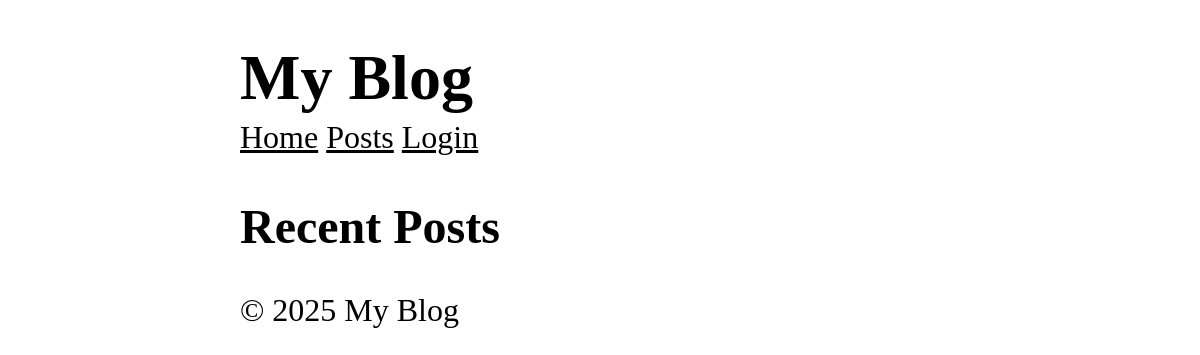
/, run on an earlier commit of the app's database.
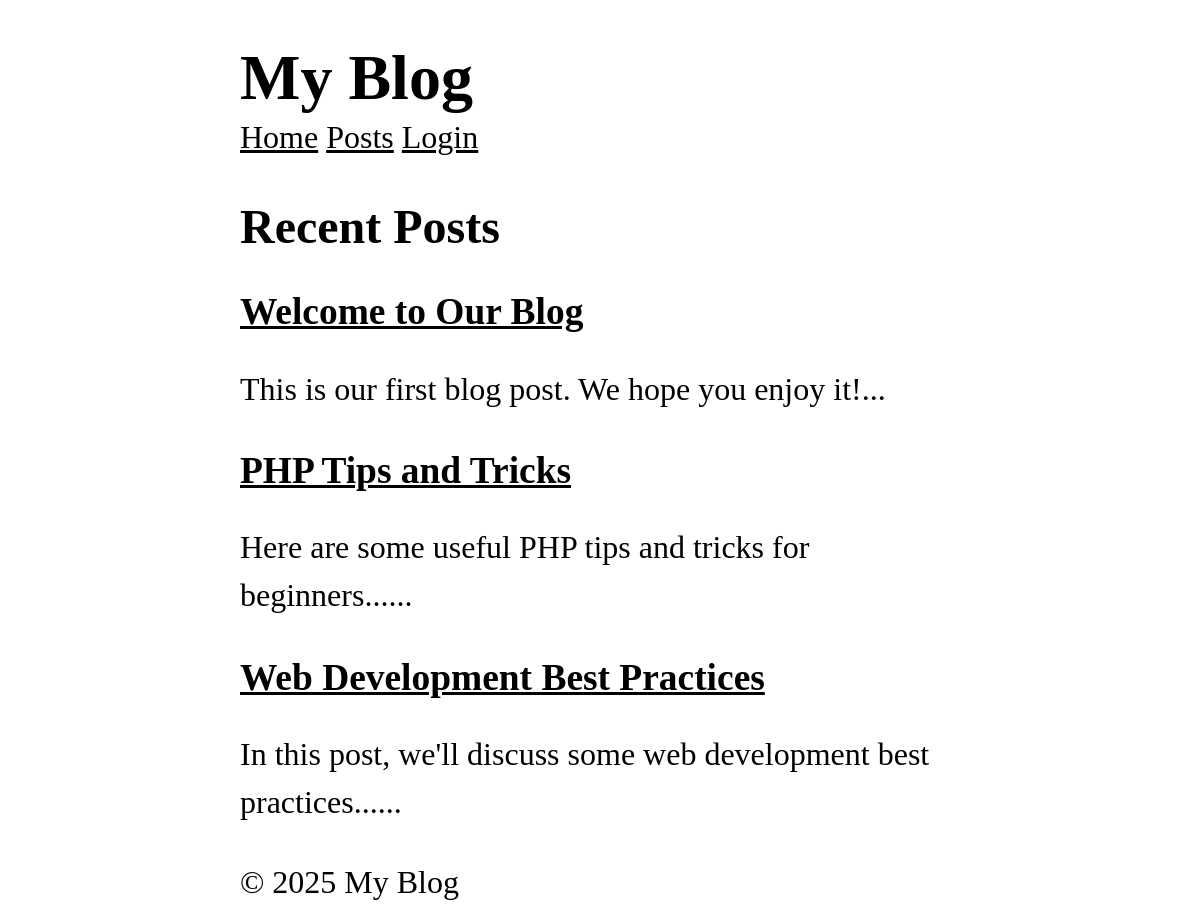
And on a later commit of the database.
### tables this page shows
CREATE TABLE posts (
  id INTEGER PRIMARY KEY AUTOINCREMENT,
  title TEXT NOT NULL,
  content TEXT NOT NULL,
  views INTEGER DEFAULT 0,
  user_id INTEGER NOT NULL,
  created_at DATETIME DEFAULT CURRENT_TIMESTAMP,
  FOREIGN KEY (user_id) REFERENCES users (id)
);

### core/App.php (called while the page is built, shortened)
<?php
class App {
  protected static $container = [];
  public static function bind(string $key, mixed $value): void {
    static::$container[$key] = $value;
  }
  public static function get(string $key): mixed {
    return static::$container[$key];
  }
}

### app/Models/Post.php (called while the page is built, shortened)
<?php
class Post extends Model
{
  protected static string $table = 'posts';
  public static function getRecent(?int $limit = null, ?int $page = null, ?string $search = null)
  {
    $db = App::get('database');
    $query = "SELECT * FROM " . static::$table;
    $params = [];
    $query .= " ORDER BY created_at DESC";
    if ($limit !== null) {
      $query .= " LIMIT ?";
      $params[] = $limit;
    }
    return $db->fetchAll($query, $params, static::class);
  }
}

### core/Database.php (called while the page is built, shortened)
<?php
class Database
{
  protected $pdo;
  public function __construct(array $config)
  {
    try {
      $dsn = $this->createDsn($config);
      $username = $config['username'] ?? null;
      $password = $config['password'] ?? null;
      $options = $config['options'] ?? null;
      $this->pdo = new PDO($dsn, $username, $password, $options);
      $this->pdo->setAttribute(PDO::ATTR_ERRMODE, PDO::ERRMODE_EXCEPTION);
    } catch (PDOException $e) {
      throw new Exception("Could not connect to the database");
    }
  }
  protected function createDsn(array $config): string
  {
    $driver = $config['driver'];
    $dbname = $config['dbname'];
    return match ($driver) {
      'sqlite' => "sqlite:$dbname",
      default => throw new Exception("Unsupported database driver: $driver")
    };
  }
  public function query(string $sql, array $params = []): PDOStatement
  {
    $stmt = $this->pdo->prepare($sql);
    $stmt->execute($params);
    return $stmt;
  }
  public function fetchAll(string $sql, array $params = [], ?string $className = null): array
  {
    $stmt = $this->query($sql, $params);
    if ($className) {
      $results = $stmt->fetchAll(PDO::FETCH_ASSOC);
      return array_map(function ($row) use ($className) {
        $object = new $className();
        foreach ($row as $key => $value) {
          if (property_exists($object, $key)) {
            $object->$key = $value;
          }
        }
        return $object;
      }, $results);
    }
    return $stmt->fetchAll(PDO::FETCH_ASSOC);
  }
}

### app/Controllers/HomeController.php (called while the page is built, shortened)
<?php
class HomeController {
  public function index() {
    $posts = Post::getRecent(5);
    return View::render(
      template: 'home/index',
      data: [
        'posts' => $posts
      ],
      layout: 'layouts/main'
    );
  }
}

### core/Router.php (called while the page is built, shortened)
<?php
class Router
{
  protected array $routes = [];
  protected array $globalMiddleware = [];
  protected array $routeMiddleware = [];
  public function add(string $method, string $uri, string $controller, array $middlewares = []): void
  {
    $this->routes[] = [
      'method' => $method,
      'uri' => $uri,
      'controller' => $controller,
      'middlewares' => $middlewares
    ];
  }
  public function addGlobalMiddleware(string $middleware): void
  {
    $this->globalMiddleware[] = $middleware;
  }
  public function addRouteMiddleware(string $name, string $middleware): void
  {
    $this->routeMiddleware[$name] = $middleware;
  }
  public function dispatch(string $uri, string $method): string
  {
    $route = $this->findRoute($uri, $method);
    $middlewares = [
      ...$this->globalMiddleware,
      ...array_map(
        fn($name) => $this->routeMiddleware[$name],
        $route['middlewares']
      )
    ];
    return $this->runMiddleware(
      $middlewares,
      function () use ($route) {
        [$controller, $action] = explode('@', $route['controller']);
        return $this->callAction($controller, $action, $route['params']);
      }
    );
  }
  protected function runMiddleware(array $middlewares, callable $target): mixed
  {
    $next = $target;
    foreach (array_reverse($middlewares) as $middleware) {
      $next = function () use ($middleware, $next) {
        error_log("Middleware: running $middleware");
        return (new $middleware)->handle($next);
      };
    }
    return $next();
  }
  protected function findRoute(string $uri, string $method): ?array
  {
    foreach ($this->routes as $route) {
      $params = $this->matchRoute($route['uri'], $uri);
      if ($params !== null && $route['method'] === $method) {
        return [...$route, 'params' => $params];
      }
    }
    return null;
  }
  protected function matchRoute(string $routeUri, string $requestUri): ?array
  {
    $params = [];
    return $params;
  }
  protected function callAction(string $controller, string $action, array $params): string
  {
    return (new $controllerClass)->$action(...$params);
  }
}

### app/Middlewares/CSRF.php (called while the page is built, shortened)
<?php
class CSRF implements Middleware
{
  public function handle(callable $next)
  {
    return $next();
  }
}

### app/Middlewares/View.php (called while the page is built, shortened)
<?php
class View implements Middleware
{
  public function handle(callable $next)
  {
    return $next();
  }
}

### core/View.php (called while the page is built, shortened)
<?php
class View
{
  protected static $globals = [];
  public static function share(string $key, mixed $value): void
  {
    static::$globals[$key] = $value;
  }
  public static function render(string $template, array $data = [], string $layout = null): string
  {
    $data = [...static::$globals, ...$data];
    $content = static::renderTemplate(
      $template,
      $data
    );
    return static::renderLayout($layout, $data, $content);
  }
  public static function partial(string $template, array $data = []): string
  {
    return static::renderTemplate("/partials/$template", $data);
  }
  protected static function renderTemplate(string $template, array $data): string
  {
    extract($data);
    $path = dirname(__DIR__) . "/app/Views/$template.php";
    require $path;
    return ob_get_clean();
  }
  protected static function renderLayout(?string $template, array $data, string $content): string
  {
    return ob_get_clean();
  }
}

### helpers.php (called while the page is built, shortened)
<?php
if (!function_exists('partial')) {
  function partial(string $template, array $data = []): string
  {
    return View::partial($template, $data);
  }
}

### app/Views/partials/_posts.php (the view)
<?php foreach($posts as $post): ?>
  <article>
    <h3>
      <a href="/posts/<?= $post->id ?>">
        <?= htmlspecialchars($post->title) ?>
      </a>
    </h3>
    <p>
      <?= htmlspecialchars(substr($post->content, 0, 150)) ?>...
    </p>
  </article>
<?php endforeach; ?>

What changed in the data, as far as the page shows it:
added posts: title "Welcome to Our Blog", content "This is our first blog post. We hope you enjoy it!"
added posts: title "PHP Tips and Tricks", content "Here are some useful PHP tips and tricks for beginners..."
added posts: title "Web Development Best Practices", content "In this post, we'll discuss some web development best practices..."
